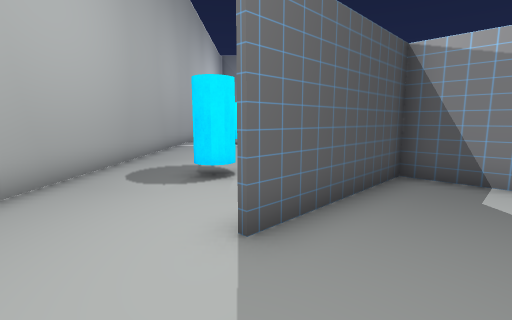
View 1 (above)

18 first-person views from a walk through a 3-D level made in the Unity game engine. The camera is 1.3 m above the floor, tilts 8° down and sees 85° across. The floor is counted in squares, 1 m on a side. Each view is taken from the middle of a square. On the plan, view 1 faces up. The plan holds only what a view shows up to about 13 squares ahead; the rest is blank. The place goes on beyond the plan.

View 2
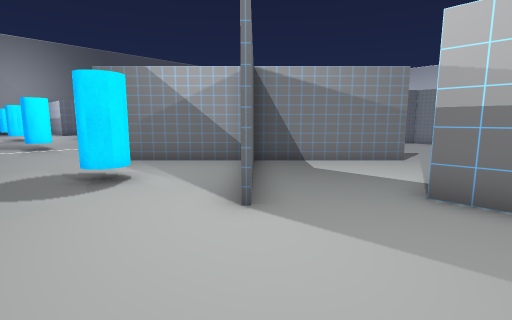

View 3
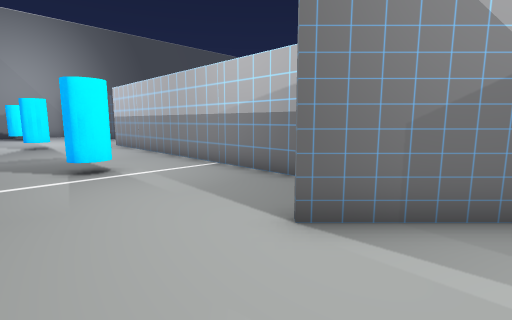

View 4
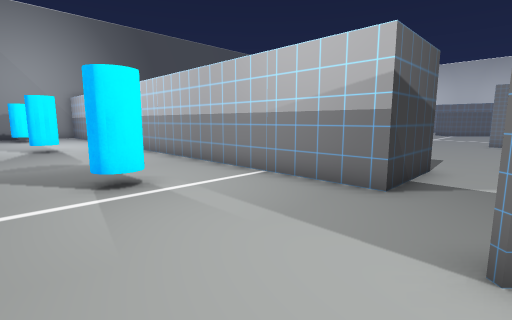

View 5
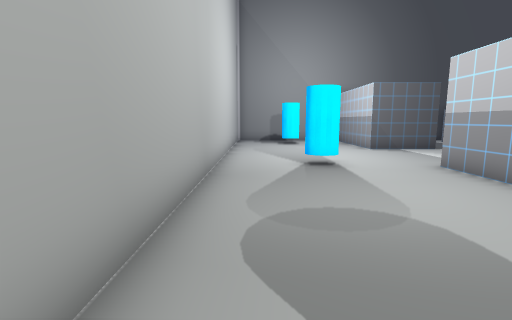

View 6
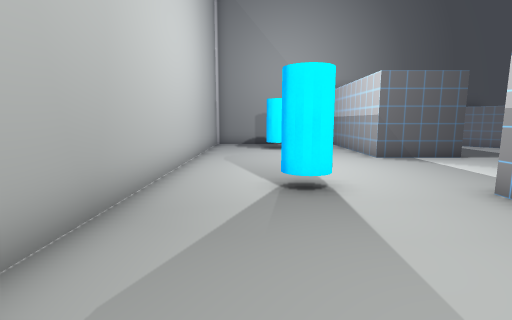

View 7
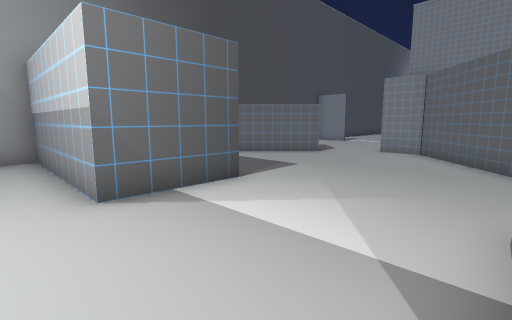

View 8
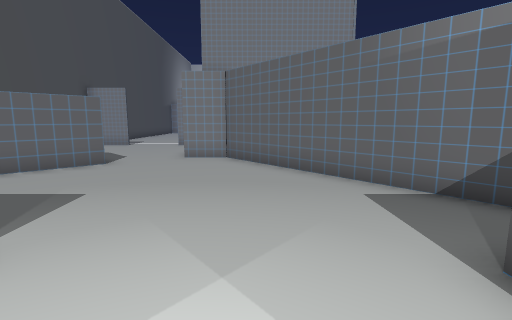

View 9
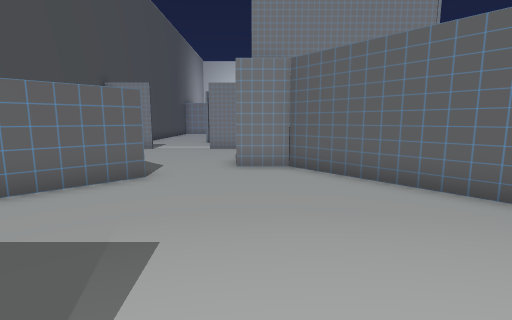

View 10
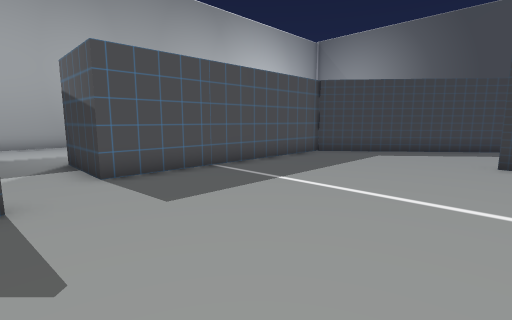

View 11
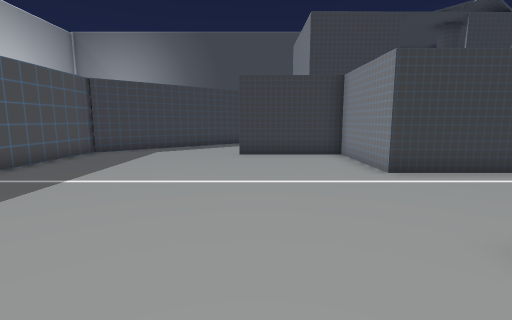

View 12
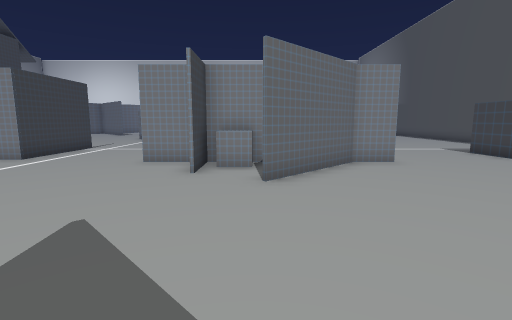

View 13
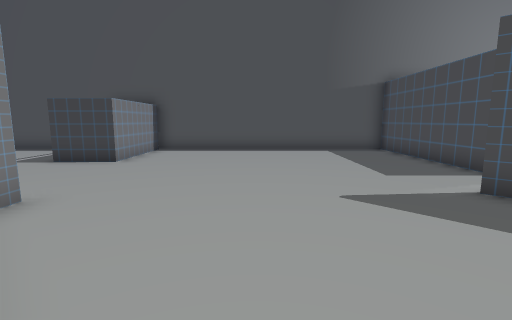

View 14
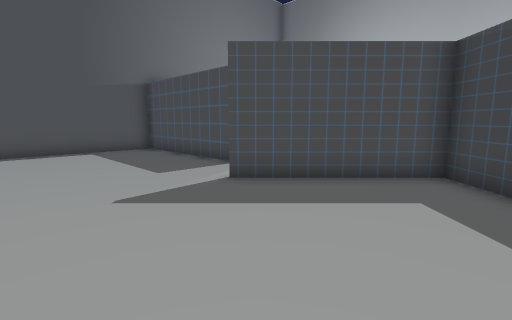

View 15
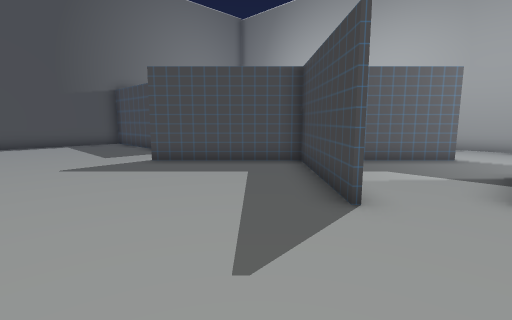

View 16
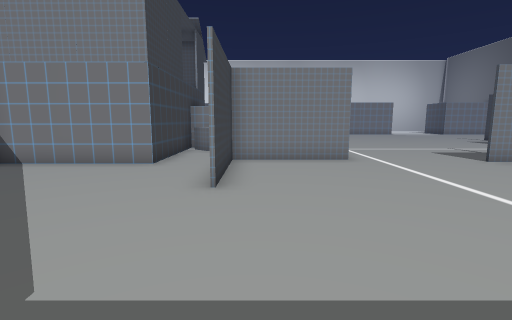

View 17
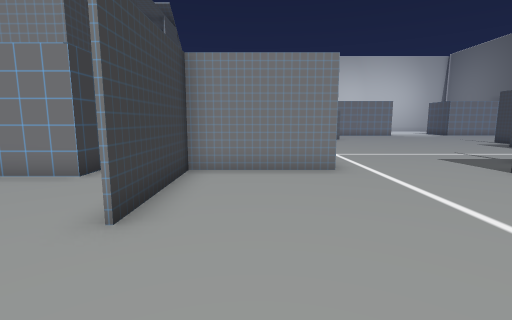

View 18
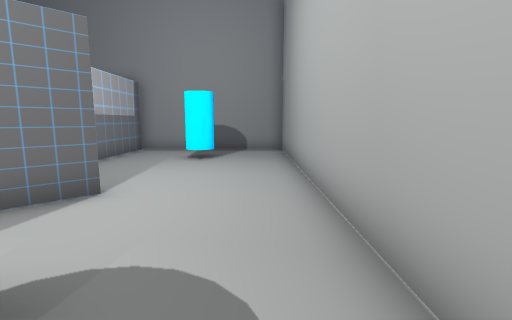

### Floor plan
Key: @ floor where view 1 was taken; # wall or solid block; . floor; C blue cylinder; O other object.
Columns run from 4 left of view 1 to 21 right of it. Each row starts with its distance up from view 1.
 32 #..C .O     ..OO  .....
 31 #... .O    ....O ......
 30 #... .O   ............#
 29 #... .OOOO............#
 28 #... ............OO
 27 #...............##OO
 26 #..............##..O
 25 #..C..........##...O
 24 #..C...O O...##....O
 23 #.....O   ..##.....O
 22 #.....O   ###......####O
 21 #.....O  O#...........OO
 20 #.....O  O......####
 19 #.....O  O.........#
 18 #.....O  O.........#
 17 #.....O  O.........#
 16  ..C..O  O.........#####
 15  .....O  O..............
 14  .....O  O................
 13 #.....O  O................
 12 #.....OOOO................
 11 #..................#......
 10 #...#.....#......### .....
  9 #...##...##.......O#  ....
  8 #....##.##........O#   ...
  7 #..C..###.......##      ..
  6 #..C..###........###
  5 #....##.##.........#
  4 #...##...##........#
  3 #.........#..........
  2 #......................
  1 #.....O  O..............
  0 #...@.O  O..............
 -1 #.....O  O..........OO..
 -2 #..C..O  O..........OO...
 -3 #.....O  O..........OO ..
 -4 #.....O  O..........OO  ..
 -5 #######  ###########    ##

Where each view was taken, in squares from view 1:
view 1: 0 up, 0 right, facing up
view 2: 0 up, 3 left, facing up-right
view 3: 8 up, 3 left, facing up-right
view 4: 10 up, 3 left, facing up-right
view 5: 16 up, 3 left, facing up
view 6: 19 up, 2 left, facing up
view 7: 24 up, 1 right, facing up-right
view 8: 26 up, 3 right, facing right
view 9: 28 up, 5 right, facing right
view 10: 10 up, 12 right, facing up-left
view 11: 9 up, 12 right, facing up
view 12: 8 up, 6 right, facing right
view 13: 8 up, 11 right, facing down
view 14: 8 up, 11 right, facing down-left
view 15: 12 up, 11 right, facing down-left
view 16: 19 up, 6 right, facing right
view 17: 18 up, 8 right, facing right
view 18: 8 up, 3 left, facing down
